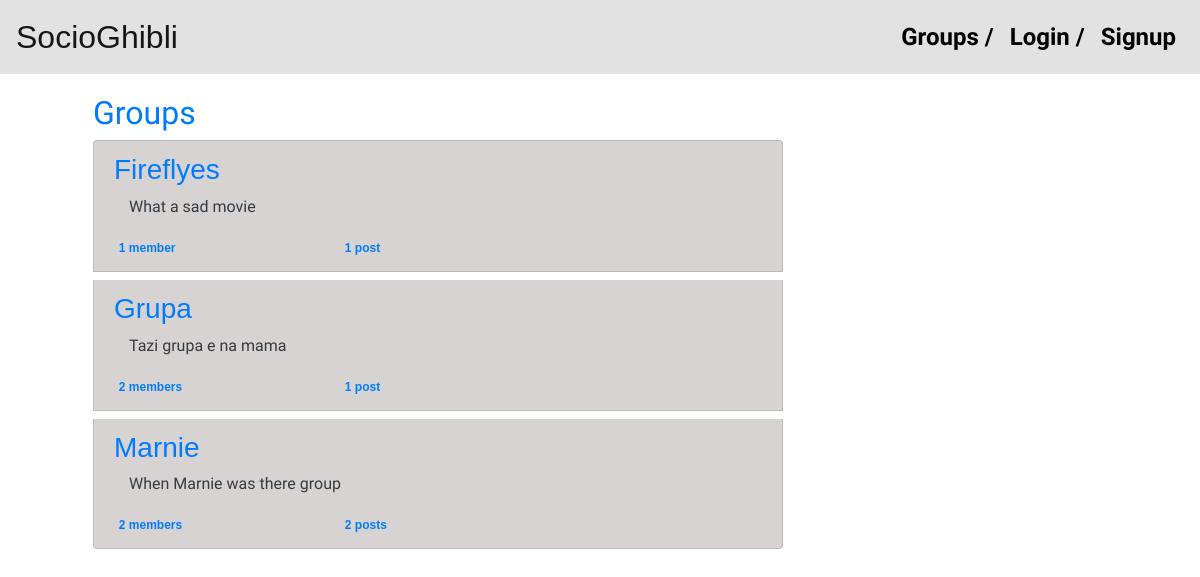
The app's page /groups/ with its own data.
### groups/models.py (models this page shows, shortened)
class SocioGhibliGroup(models.Model):
    name = models.CharField(max_length=255, unique=True)
    slug = models.SlugField(allow_unicode=True, unique=True)
    description = models.TextField(blank=False, default='')
    description_html = models.TextField(editable=False, default='', blank=True)
    members = models.ManyToManyField(current_user, through="SocioGhibliGroupMember")
    class Meta:
        ordering = ["name"]

### groups/views.py (the view)
# urls.py: path("", views.ListSocioGhibliGroupView.as_view(), name="all"),
class ListSocioGhibliGroupView(ListView):
    model = SocioGhibliGroup
    template_name = "groups/group_list.html"

### groups/templates/groups/group_list.html (shortened to what this page needs)
{% extends "groups/group_base.html" %}
{% block pregroup %}
  <div class="col-md-4">
    <div class="content">
      <h2>Groups</h2>
    </div>
  </div>
{% endblock %}
{% block group_content %}
  <div class="col-md-8">
    <div class="list-group">
      {% for group in object_list %}
        <a class="list-group-item mb-2" href="{% url 'groups:single' slug=group.slug %}">
          <h3 class="title list-group-item-heading aria-font">
            {{ group.name }}
          </h3>
          <div class="list-group-item-text container-fluid">
            {{ group.description_html|safe }}
          </div>
          <div class="row">
            <div class="col-md-4">
              <span class="badge aria-font">{{ group.members.count }} member{{ group.members.count|pluralize }}</span>
            </div>
            <div class="col-md-4">
              <span class="badge aria-font">{{ group.posts.count }} post{{ group.posts.count|pluralize }}</span>
            </div>
          </div>
        </a>
      {% endfor %}
    </div>
  </div>
{% endblock %}

### static/css/master.css (style rules this page uses)
body { font-family: 'Shadows Into Light', cursive; background-image: url('../socioghibli/images/ghibli_background.jpg'); background-size: 70% auto; background-position: top right; background-repeat: no-repeat; }
.aria-font { font-family: 'Arial', sans-serif; }
h1, h2, h3, h4, h5, h6 { color: #007bff; }
p { color: #343a40; }

### static/groups/css/styles.css (style rules this page uses)
.list-group-item { background-color: rgba(212, 207, 207, 0.9); }

### records on screen
SocioGhibliGroup: name "Fireflyes", description_html "What a sad movie", members.count "1", posts.count "1"
SocioGhibliGroup: name "Grupa", description_html "Tazi grupa e na mama", members.count "2", posts.count "1"
SocioGhibliGroup: name "Marnie", description_html "When Marnie was there group", members.count "2", posts.count "2"
